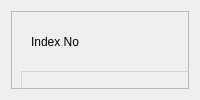
                <widget class="QWidget" name="tab_2">
                 <attribute name="title">
                  <string>Search Student</string>
                 </attribute>
                 <layout class="QHBoxLayout" name="horizontalLayout_7">
                  <item>
                   <widget class="QFrame" name="frame_13">
                    <property name="styleSheet">
                     <string notr="true">
#frame_13 QLabel,QLineEdit,QComboBox,QDateEdit,QPushButton,QRadioButton{
	font: 10pt &quot;Montserrat&quot;;
}
#frame_13 QLineEdit {
	background-color:rgb(230, 230, 230);
	border: 1px solid lightgray;
	border-radius:0px;
}
#frame_13 QDateEdit,QTextEdit,QComboBox {
	background-color:rgb(230, 230, 230);
	border: 1px solid lightgray;
	border-radius:0px;
}

#frame_13 QPushButton{
	background-color:rgb(177, 177, 177);
	border: 1px solid lightgray;
	border-radius:0px;
}
QGroupBox{
	border: 1px solid lightgray;
	border-radius:0px;
}</string>
                    </property>
                    <property name="frameShape">
                     <enum>QFrame::StyledPanel</enum>
                    </property>
                    <property name="frameShadow">
                     <enum>QFrame::Raised</enum>
                    </property>
                    <widget class="QComboBox" name="StudentIDCombo">
                     <property name="geometry">
                      <rect>
                       <x>180</x>
                       <y>10</y>
                       <width>201</width>
                       <height>41</height>
                      </rect>
                     </property>
                     <property name="editable">
                      <bool>true</bool>
                     </property>
                    </widget>
                    <widget class="QLabel" name="label_19">
                     <property name="geometry">
                      <rect>
                       <x>20</x>
                       <y>10</y>
                       <width>141</width>
                       <height>41</height>
                      </rect>
                     </property>
                     <property name="text">
                      <string>Index No</string>
                     </property>
                    </widget>
                    <widget class="QGroupBox" name="groupBox_3">
                     <property name="geometry">
                      <rect>
                       <x>10</x>
                       <y>60</y>
                       <width>651</width>
                       <height>301</height>
                      </rect>
                     </property>
                     <property name="title">
                      <string/>
                     </property>
                     <widget class="QLabel" name="label_20">
                      <property name="geometry">
                       <rect>
                        <x>10</x>
                        <y>10</y>
                        <width>141</width>
                        <height>41</height>
                       </rect>
                      </property>
                      <property name="text">
                       <string>Full Name</string>
                      </property>
                     </widget>
                     <widget class="QLineEdit" name="RoomIDText_3">
                      <property name="geometry">
                       <rect>
                        <x>530</x>
                        <y>110</y>
                        <width>111</width>
                        <height>41</height>
                       </rect>
                      </property>
                     </widget>
                     <widget class="QLabel" name="label_25">
                      <property name="geometry">
                       <rect>
                        <x>10</x>
                        <y>160</y>
                        <width>141</width>
                        <height>31</height>
                       </rect>
                      </property>
                      <property name="text">
                       <string>Address</string>
                      </property>
                     </widget>
                     <widget class="QLabel" name="label_26">
                      <property name="geometry">
                       <rect>
                        <x>420</x>
                        <y>60</y>
                        <width>101</width>
                        <height>41</height>
                       </rect>
                      </property>
                      <property name="text">
                       <string>Batch No</string>
                      </property>
                     </widget>
                     <widget class="QLineEdit" name="BatchNoText_2">
                      <property name="geometry">
                       <rect>
                        <x>530</x>
                        <y>60</y>
                        <width>111</width>
                        <height>41</height>
                       </rect>
                      </property>
                     </widget>
                     <widget class="QLabel" name="label_27">
                      <property name="geometry">
                       <rect>
                        <x>420</x>
                        <y>250</y>
                        <width>111</width>
                        <height>41</height>
                       </rect>
                      </property>
                      <property name="text">
                       <string>Admission Date</string>
                      </property>
                     </widget>
                     <widget class="QLabel" name="label_28">
                      <property name="geometry">
                       <rect>
                        <x>420</x>
                        <y>110</y>
                        <width>91</width>
                        <height>41</height>
                       </rect>
                      </property>
                      <property name="text">
                       <string>Hostel Room</string>
                      </property>
                     </widget>
                     <widget class="QLabel" name="label_29">
                      <property name="geometry">
                       <rect>
                        <x>10</x>
                        <y>110</y>
                        <width>141</width>
                        <height>41</height>
                       </rect>
                      </property>
                      <property name="text">
                       <string>Hostal Name</string>
                      </property>
                     </widget>
                     <widget class="QLineEdit" name="TelephoneNoText_2">
                      <property name="geometry">
                       <rect>
                        <x>170</x>
                        <y>250</y>
                        <width>221</width>
                        <height>41</height>
                       </rect>
                      </property>
                     </widget>
                     <widget class="QTextEdit" name="AddressText">
                      <property name="geometry">
                       <rect>
                        <x>170</x>
                        <y>160</y>
                        <width>471</width>
                        <height>81</height>
                       </rect>
                      </property>
                     </widget>
                     <widget class="QLabel" name="label_30">
                      <property name="geometry">
                       <rect>
                        <x>10</x>
                        <y>60</y>
                        <width>151</width>
                        <height>41</height>
                       </rect>
                      </property>
                      <property name="text">
                       <string>Faculty</string>
                      </property>
                     </widget>
                     <widget class="QLineEdit" name="HostelNameText_4">
                      <property name="geometry">
                       <rect>
                        <x>170</x>
                        <y>110</y>
                        <width>221</width>
                        <height>41</height>
                       </rect>
                      </property>
                      <property name="text">
                       <string/>
                      </property>
                     </widget>
                     <widget class="QLineEdit" name="StudentNameText_3">
                      <property name="geometry">
                       <rect>
                        <x>170</x>
                        <y>10</y>
                        <width>471</width>
                        <height>41</height>
                       </rect>
                      </property>
                     </widget>
                     <widget class="QLabel" name="label_31">
                      <property name="geometry">
                       <rect>
                        <x>10</x>
                        <y>250</y>
                        <width>141</width>
                        <height>41</height>
                       </rect>
                      </property>
                      <property name="text">
                       <string>Telephone</string>
                      </property>
                     </widget>
                     <widget class="QLineEdit" name="FacultyText">
                      <property name="geometry">
                       <rect>
                        <x>170</x>
                        <y>60</y>
                        <width>221</width>
                        <height>41</height>
                       </rect>
                      </property>
                      <property name="text">
                       <string/>
                      </property>
                     </widget>
                     <widget class="QLineEdit" name="AdmissionDateText">
                      <property name="geometry">
                       <rect>
                        <x>530</x>
                        <y>250</y>
                        <width>111</width>
                        <height>41</height>
                       </rect>
                      </property>
                     </widget>
                    </widget>
                    <widget class="QPushButton" name="SearcStudentButton">
                     <property name="geometry">
                      <rect>
                       <x>390</x>
                       <y>10</y>
                       <width>261</width>
                       <height>41</height>
                      </rect>
                     </property>
                     <property name="text">
                      <string>Search Student</string>
                     </property>
                    </widget>
                   </widget>
                  </item>
                 </layout>
                </widget>
